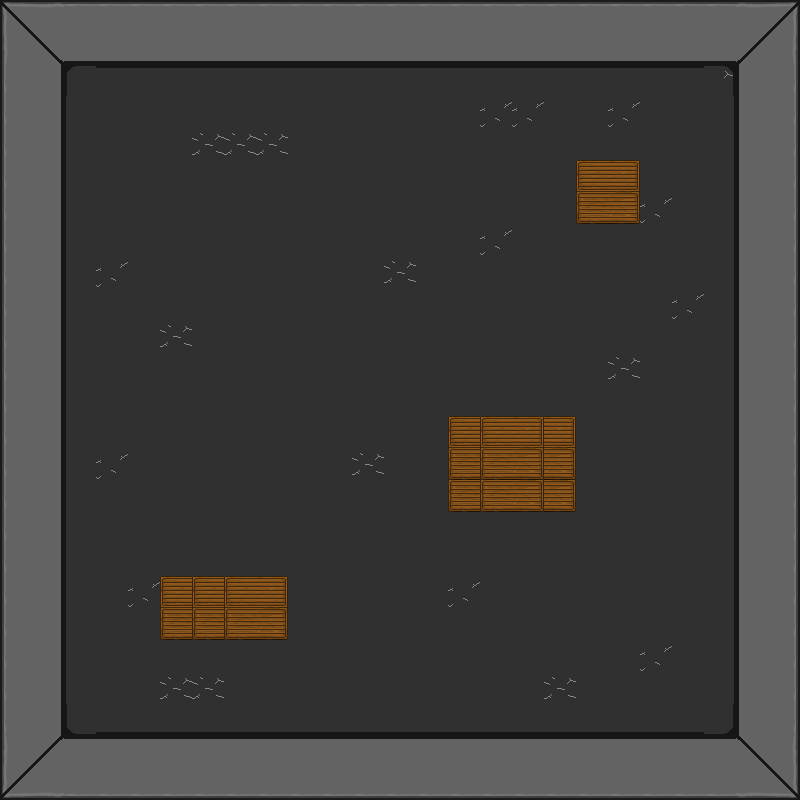

This game map was drawn from its Tiled (.tmx) file and the tilesets committed beside it. A one-line description and the full map source follow:
An orthogonal 25x25 tile map with 32x32 px tiles, 2 tile layers (Floor, Walls).

<map version="1.0" tiledversion="1.1.5" orientation="orthogonal" renderorder="right-down" width="25" height="25" tilewidth="32" tileheight="32" infinite="0" nextobjectid="1">
 <tileset firstgid="1" name="Storage" tilewidth="32" tileheight="32" tilecount="30" columns="5">
  <image source="Storage.png" trans="000000" width="160" height="192" />
 </tileset>
 <layer name="Floor" width="25" height="25">
  <data encoding="csv">
0,0,0,0,0,0,0,0,0,0,0,0,0,0,0,0,0,0,0,0,0,0,0,0,0,
0,0,0,0,0,0,0,0,0,0,0,0,0,0,0,0,0,0,0,0,0,0,0,0,0,
0,0,18,13,13,13,13,13,13,13,13,13,13,13,13,13,13,13,13,13,13,13,4,0,0,
0,0,3,9,9,9,9,9,9,9,9,9,9,9,9,14,14,9,9,14,9,9,8,0,0,
0,0,3,9,9,9,19,19,19,9,9,9,9,9,9,9,9,9,9,9,9,9,8,0,0,
0,0,3,9,9,9,9,9,9,9,9,9,9,9,9,9,9,9,9,9,9,9,8,0,0,
0,0,3,9,9,9,9,9,9,9,9,9,9,9,9,9,9,9,9,9,14,9,8,0,0,
0,0,3,9,9,9,9,9,9,9,9,9,9,9,9,14,9,9,9,9,9,9,8,0,0,
0,0,3,14,9,9,9,9,9,9,9,9,19,9,9,9,9,9,9,9,9,9,8,0,0,
0,0,3,9,9,9,9,9,9,9,9,9,9,9,9,9,9,9,9,9,9,14,8,0,0,
0,0,3,9,9,19,9,9,9,9,9,9,9,9,9,9,9,9,9,9,9,9,8,0,0,
0,0,3,9,9,9,9,9,9,9,9,9,9,9,9,9,9,9,9,19,9,9,8,0,0,
0,0,3,9,9,9,9,9,9,9,9,9,9,9,9,9,9,9,9,9,9,9,8,0,0,
0,0,3,9,9,9,9,9,9,9,9,9,9,9,9,9,9,9,9,9,9,9,8,0,0,
0,0,3,14,9,9,9,9,9,9,9,19,9,9,9,9,9,19,9,9,9,9,8,0,0,
0,0,3,9,9,9,9,9,9,9,9,9,9,9,9,9,9,9,9,9,9,9,8,0,0,
0,0,3,9,9,9,9,9,9,9,9,9,9,9,9,9,9,9,9,9,9,9,8,0,0,
0,0,3,9,9,9,9,9,9,9,9,9,9,9,9,9,9,9,9,9,9,9,8,0,0,
0,0,3,9,14,9,9,9,9,9,9,9,9,9,14,9,9,9,9,9,9,9,8,0,0,
0,0,3,9,9,9,9,9,9,9,9,9,9,9,9,9,9,9,9,9,9,9,8,0,0,
0,0,3,9,9,9,9,9,9,9,9,9,9,9,9,9,9,9,9,9,14,9,8,0,0,
0,0,3,9,9,19,19,9,9,9,9,9,9,9,9,9,9,19,9,9,9,9,8,0,0,
0,0,22,26,26,26,26,26,26,26,26,26,26,26,26,26,26,26,26,26,26,26,21,0,0,
0,0,0,0,0,0,0,0,0,0,0,0,0,0,0,0,0,0,0,0,0,0,0,0,0,
0,0,0,0,0,0,0,0,0,0,0,0,0,0,0,0,0,0,0,0,0,0,0,0,0
</data>
 </layer>
 <layer name="Walls" width="25" height="25">
  <data encoding="csv">
11,12,23,23,23,23,23,23,23,23,23,23,23,23,23,23,23,23,23,23,23,23,23,2147483660,2147483659,
16,17,5,5,5,5,5,5,5,5,5,5,5,5,5,5,5,5,5,5,5,5,5,2147483665,2147483664,
25,1610612741,0,0,0,0,0,0,0,0,0,0,0,0,0,0,0,0,0,0,0,0,0,2684354565,20,
25,1610612741,0,0,0,0,0,0,0,0,0,0,0,0,0,0,0,0,0,0,0,0,0,2684354565,20,
25,1610612741,0,0,0,0,0,0,0,0,0,0,0,0,0,0,0,0,0,0,0,0,0,2684354565,20,
25,1610612741,0,0,0,0,0,0,0,0,0,0,0,0,0,0,0,0,1,2,0,0,0,2684354565,20,
25,1610612741,0,0,0,0,0,0,0,0,0,0,0,0,0,0,0,0,6,7,0,0,0,2684354565,20,
25,1610612741,0,0,0,0,0,0,0,0,0,0,0,0,0,0,0,0,0,0,0,0,0,2684354565,20,
25,1610612741,0,0,0,0,0,0,0,0,0,0,0,0,0,0,0,0,0,0,0,0,0,2684354565,20,
25,1610612741,0,0,0,0,0,0,0,0,0,0,0,0,0,0,0,0,0,0,0,0,0,2684354565,20,
25,1610612741,0,0,0,0,0,0,0,0,0,0,0,0,0,0,0,0,0,0,0,0,0,2684354565,20,
25,1610612741,0,0,0,0,0,0,0,0,0,0,0,0,0,0,0,0,0,0,0,0,0,2684354565,20,
25,1610612741,0,0,0,0,0,0,0,0,0,0,0,0,0,0,0,0,0,0,0,0,0,2684354565,20,
25,1610612741,0,0,0,0,0,0,0,0,0,0,0,0,1,1,2,2,0,0,0,0,0,2684354565,20,
25,1610612741,0,0,0,0,0,0,0,0,0,0,0,0,6,6,7,7,0,0,0,0,0,2684354565,20,
25,1610612741,0,0,0,0,0,0,0,0,0,0,0,0,6,6,7,7,0,0,0,0,0,2684354565,20,
25,1610612741,0,0,0,0,0,0,0,0,0,0,0,0,0,0,0,0,0,0,0,0,0,2684354565,20,
25,1610612741,0,0,0,0,0,0,0,0,0,0,0,0,0,0,0,0,0,0,0,0,0,2684354565,20,
25,1610612741,0,0,0,1,1,1,2,0,0,0,0,0,0,0,0,0,0,0,0,0,0,2684354565,20,
25,1610612741,0,0,0,6,6,6,7,0,0,0,0,0,0,0,0,0,0,0,0,0,0,2684354565,20,
25,1610612741,0,0,0,0,0,0,0,0,0,0,0,0,0,0,0,0,0,0,0,0,0,2684354565,20,
25,1610612741,0,0,0,0,0,0,0,0,0,0,0,0,0,0,0,0,0,0,0,0,0,2684354565,20,
25,1610612741,0,0,0,0,0,0,0,0,0,0,0,0,0,0,0,0,0,0,0,0,0,2684354565,20,
1073741840,1073741841,3221225477,3221225477,3221225477,3221225477,3221225477,3221225477,3221225477,3221225477,3221225477,3221225477,3221225477,3221225477,3221225477,3221225477,3221225477,3221225477,3221225477,3221225477,3221225477,3221225477,3221225477,3221225489,3221225488,
1073741835,1073741836,10,10,10,10,10,10,10,10,10,10,10,10,10,10,10,10,10,10,10,10,10,3221225484,3221225483
</data>
 </layer>
</map>
